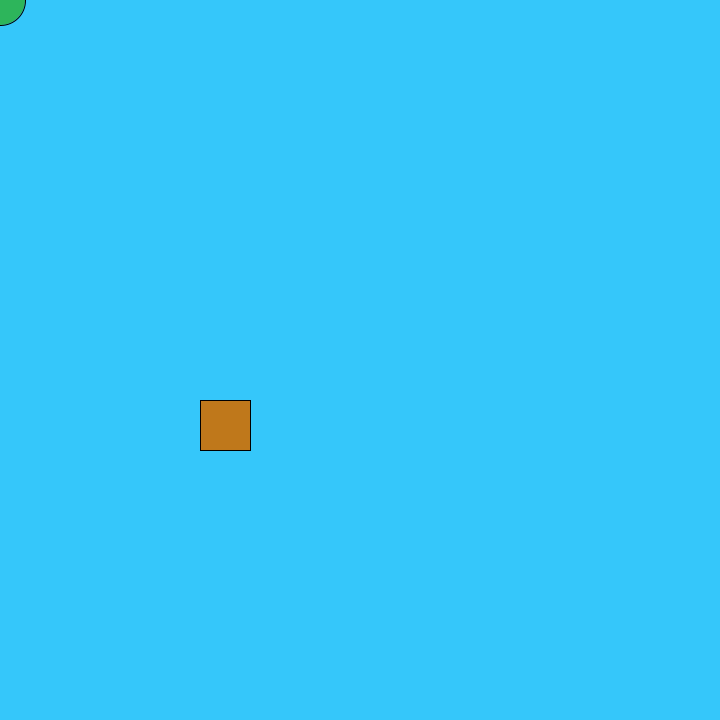
Frame 1 (no input)
Frame 60 (the mouse pressed at the canvas centre just before this capture): identical to frame 1, image omitted
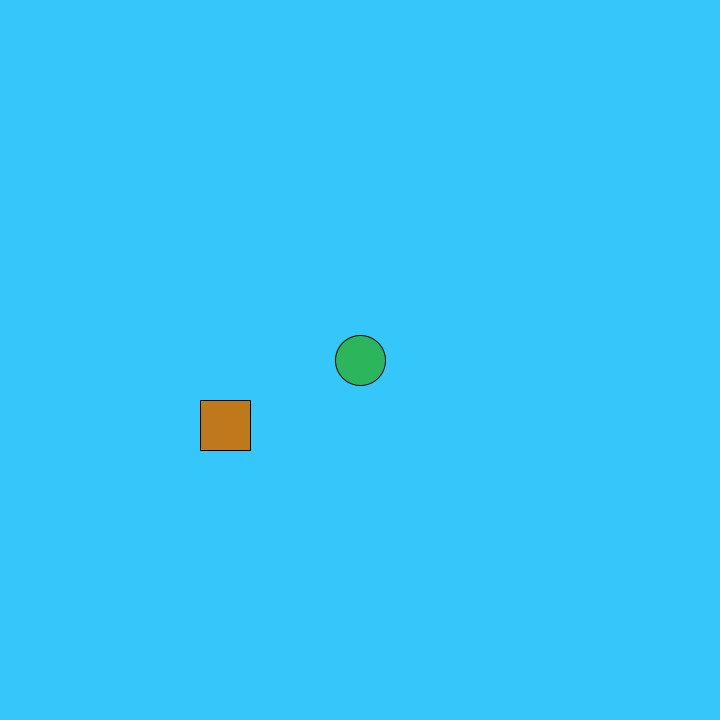
Frame 120 (the mouse held since frame 60 and released just before this capture)

The Processing sketch that drew these frames (run headless with seeded random() and noise(); from frame 60 on, the mouse is pressed at the canvas centre):

// Processing sketch: ejercicio_17
// ── ejercicio_17.pde
int x1= 100;
int y1= 100;
int linkX= x1;
int linkY= y1;

int x2= 200;
int y2= 400;
int cofreX= x2;
int cofreY= y2;

void setup(){
  size(720, 720);
  background(#6997F4);

 fill(#49F563);
 ellipse(linkX, linkY, 50, 50);

fill(#F4AA26);
  rect(cofreX,cofreY, 50, 50);
  
int catetoX= (cofreX - linkX);
int catetoY= (cofreY - linkY);

float distancia= pow(pow(catetoX,2) + pow(catetoY,2), 0.5);

  println("La distancia para llegar al Cofre es de: " + distancia);
}

void draw(){
  background(#35C7FA);
  linkX= mouseX;
  linkY= mouseY;
  float distancia= dist(linkX, linkY, cofreX, cofreY);
  if (distancia < 49){
  } 
  
  else{
    fill(#BF781B);
    rect(cofreX, cofreY, 50, 50);
  }
  
  fill(#2db55b);
  ellipse(linkX, linkY, 50, 50);
}
